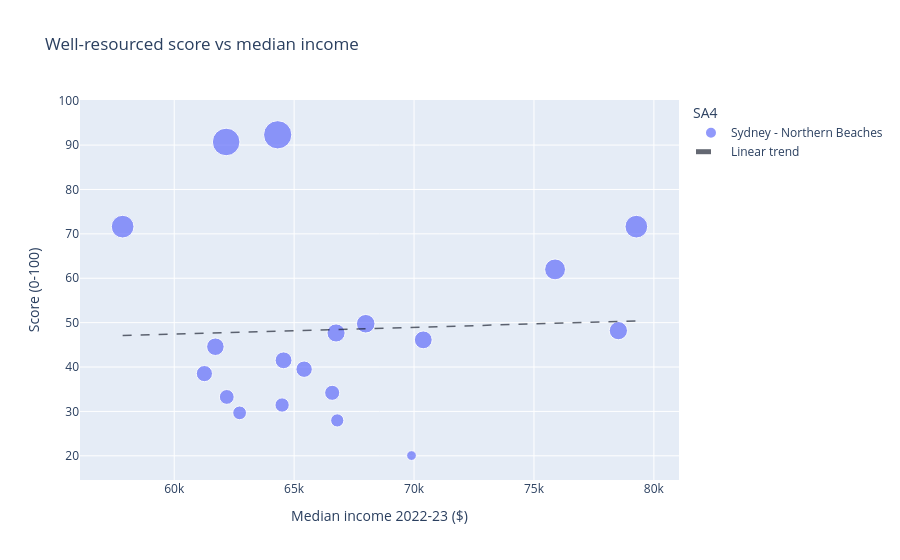

The code cell stored with this chart in its notebook:
### Markdown cell above
### Score and Median Income

This scatter plot shows the relationship between SA2 median income and the well-resourced score.

The x-axis shows median income, and the y-axis shows the score. The point size represents POI count. This plot is used to explore whether higher-income SA2s also tend to have higher POI-based resource scores.

A visible upward trend would suggest a positive relationship between income and score. However, if the points are widely scattered, then income alone does not explain the score pattern very well. The correlation test below should be used together with this plot before making any conclusion.

### Code cell
build_score_income_scatter(score_income).show()

### Figure 1 — Plotly figure (JSON) as saved in the notebook; plotly's stock layout.template omitted (floating-point values rounded to 4 significant figures)
{"data": [{"hovertemplate": "<b>%{hovertext}</b><br><br>SA4=Sydney - Northern Beaches<br>Median income 2022-23 ($)=%{x}<br>Score (0-100)=%{y}<br>POI count=%{marker.size}<extra></extra>", "hovertext": ["Avalon - Palm Beach", "Balgowlah - Clontarf - Seaforth", "Bayview - Elanora Heights", "Beacon Hill - Narraweena", "Belrose", "Collaroy - Collaroy Plateau", "Cromer", "Dee Why - North", "Dee Why (South) - North Curl Curl", "Forestville - Killarney Heights", "Frenchs Forest - Oxford Falls", "Freshwater - Brookvale", "Manly - Fairlight", "Manly Vale - Allambie Heights", "Mona Vale - Warriewood (North)", "Narrabeen - Wheeler Heights", "Newport - Bilgola", "North Narrabeen - Warriewood (South)", "Terrey Hills - Duffys Forest"], "legendgroup": "Sydney - Northern Beaches", "marker": {"color": "#636efa", "size": [136, 88, 201, 50, 69, 60, 58, 46, 25, 75, 91, 115, 136, 84, 81, 54, 211, 71, 87], "sizemode": "area", "sizeref": 0.5275, "symbol": "circle"}, "mode": "markers", "name": "Sydney - Northern Beaches", "orientation": "v", "showlegend": true, "type": "scatter", "x": [57850, 78519, 62166, 62727, 61258, 66587, 62191, 66798, 69894, 64559, 67985, 75880, 79269, 70385, 61717, 64498, 64315, 65416, 66748], "xaxis": "x", "y": [71.63, 48.19, 90.71, 29.68, 38.52, 34.19, 33.26, 27.97, 20.06, 41.52, 49.75, 62.0, 71.63, 46.12, 44.58, 31.44, 92.32, 39.51, 47.68], "yaxis": "y"}, {"line": {"color": "rgba(17, 24, 39, 0.65)", "dash": "dash", "width": 1.5}, "mode": "lines", "name": "Linear trend", "type": "scatter", "x": [57850.0, 58070.0, 58280.0, 58500.0, 58720.0, 58930.0, 59150.0, 59360.0, 59580.0, 59800.0, 60010.0, 60230.0, 60450.0, 60660.0, 60880.0, 61100.0, 61310.0, 61530.0, 61740.0, 61960.0, 62180.0, 62390.0, 62610.0, 62830.0, 63040.0, 63260.0, 63480.0, 63690.0, 63910.0, 64120.0, 64340.0, 64560.0, 64770.0, 64990.0, 65210.0, 65420.0, 65640.0, 65860.0, 66070.0, 66290.0, 66500.0, 66720.0, 66940.0, 67150.0, 67370.0, 67590.0, 67800.0, 68020.0, 68230.0, 68450.0, 68670.0, 68880.0, 69100.0, 69320.0, 69530.0, 69750.0, 69970.0, 70180.0, 70400.0, 70610.0, 70830.0, 71050.0, 71260.0, 71480.0, 71700.0, 71910.0, 72130.0, 72350.0, 72560.0, 72780.0, 72990.0, 73210.0, 73430.0, 73640.0, 73860.0, 74080.0, 74290.0, 74510.0, 74730.0, 74940.0, 75160.0, 75370.0, 75590.0, 75810.0, 76020.0, 76240.0, 76460.0, 76670.0, 76890.0, 77110.0, 77320.0, 77540.0, 77750.0, 77970.0, 78190.0, 78400.0, 78620.0, 78840.0, 79050.0, 79270.0], "y": [47.1, 47.13, 47.17, 47.2, 47.23, 47.27, 47.3, 47.33, 47.36, 47.4, 47.43, 47.46, 47.5, 47.53, 47.56, 47.6, 47.63, 47.66, 47.69, 47.73, 47.76, 47.79, 47.83, 47.86, 47.89, 47.93, 47.96, 47.99, 48.02, 48.06, 48.09, 48.12, 48.16, 48.19, 48.22, 48.25, 48.29, 48.32, 48.35, 48.39, 48.42, 48.45, 48.49, 48.52, 48.55, 48.58, 48.62, 48.65, 48.68, 48.72, 48.75, 48.78, 48.81, 48.85, 48.88, 48.91, 48.95, 48.98, 49.01, 49.05, 49.08, 49.11, 49.14, 49.18, 49.21, 49.24, 49.28, 49.31, 49.34, 49.37, 49.41, 49.44, 49.47, 49.51, 49.54, 49.57, 49.61, 49.64, 49.67, 49.7, 49.74, 49.77, 49.8, 49.84, 49.87, 49.9, 49.94, 49.97, 50.0, 50.03, 50.07, 50.1, 50.13, 50.17, 50.2, 50.23, 50.26, 50.3, 50.33, 50.36]}], "layout": {"legend": {"itemsizing": "constant", "title": {"text": "SA4"}, "tracegroupgap": 0}, "title": {"text": "Well-resourced score vs median income"}, "xaxis": {"anchor": "y", "domain": [0, 1], "title": {"text": "Median income 2022-23 ($)"}}, "yaxis": {"anchor": "x", "domain": [0, 1], "title": {"text": "Score (0-100)"}}}}
